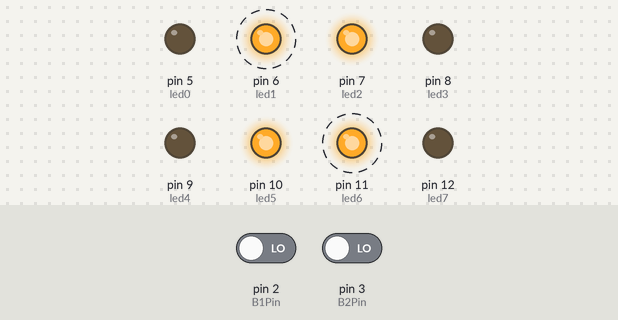
Simulated run of this sketch. Board: Arduino Uno, built with avr-gcc and run on an emulated ATmega328P. On the bench: output pins drawn as LEDs (lit = HIGH). Dashed ring = blinking. The inputs (shaded band) are chosen by the test bench; at power-on: pin 2 (B1Pin) LOW, pin 3 (B2Pin) LOW.

Above: at 8.2 s.
8.3 s: pin 2 (B1Pin) driven HIGH
At 11.4 s:
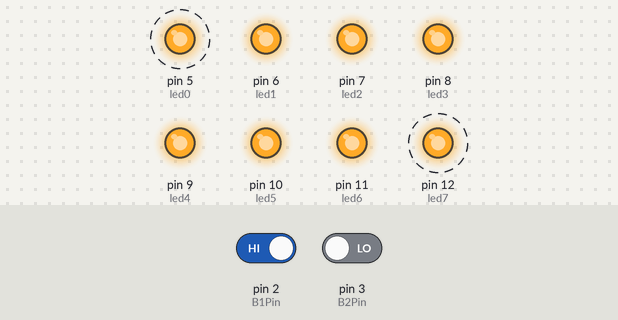
16.2 s: pin 2 (B1Pin) driven LOW
20.8 s: pin 3 (B2Pin) driven HIGH
At 21.6 s:
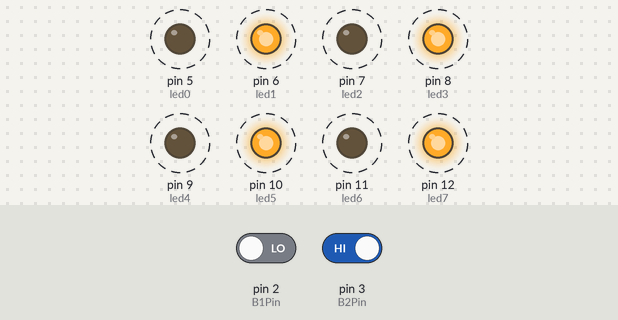
25.4 s: pin 3 (B2Pin) driven LOW
At 26.05 s:
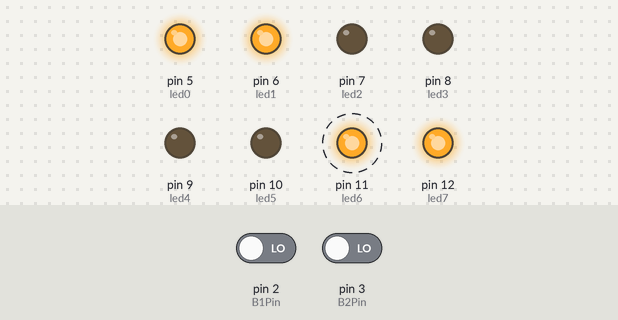
Timing chart, 0 to 31.0 s (numbered marks = the images above; inputs shaded):
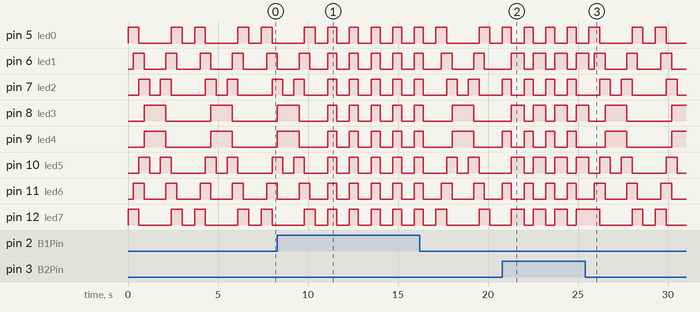

Measured:
- after the input at 20.8 s, pin 6 (led1): alternates HIGH for 0.70 s and LOW for 0.50 s, starting after 0.50 s; pin 11 (led6): alternates HIGH for 0.50 s and LOW for 0.70 s, starting at once
- after the input at 25.4 s, pin 11 (led6): alternates HIGH for 0.60 s and LOW for 1.3 s, starting after 0.50 s
- by itself, pin 5 (led0), pin 12 (led7): repeats every 3.7 s: LOW 1.8 s, HIGH 0.60 s, LOW 0.70 s, HIGH 0.60 s
- by itself, pin 6 (led1), pin 11 (led6): alternates HIGH for 0.60 s and LOW for 1.3 s
- by itself, pin 8 (led3), pin 9 (led4): alternates HIGH for 1.2 s and LOW for 2.5 s

The sketch:

001_Array_de_8_LEDS_6.ino
```cpp
/**********************************************************************************
**                                                                               **
**                          Array de 8 LEDs                                      **
**                                                                               **
**                                                                               **
**********************************************************************************/
//********** Includes *************************************************************
//********** Variables ************************************************************

const int B1Pin = 2;     // donar nom al pin 2 de l’Arduino
int B1State = 0;         // per guardar l’estat en que és troba el button 1
const int B2Pin =3;      //donar nom al pin 3 de l'Arduino
int B2State = 0;         //per guardar estat en que es troba el boto 2
const int led0 = 5;          // donar nom al pin 5 de l’Arduino
const int led1 = 6;          // donar nom al pin 6 de l’Arduino
const int led2 = 7;          // donar nom al pin 7 de l’Arduino
const int led3 = 8;          // donar nom al pin 8 de l’Arduino
const int led4 = 9;          // donar nom al pin 9 de l’Arduino
const int led5 = 10;         // donar nom al pin 10 de l’Arduino
const int led6 = 11;         // donar nom al pin 11 de l’Arduino
const int led7 = 12;         // donar nom al pin 12 de l’Arduino
const unsigned long t=300;

//********** Setup ****************************************************************
void setup()
{
  Serial.begin(9600);
  pinMode(led0, OUTPUT);     // definir el pin 5 com una sortida
  pinMode(led1, OUTPUT);     // definir el pin 6 com una sortida
  pinMode(led2, OUTPUT);     // definir el pin 7 com una sortida
  pinMode(led3, OUTPUT);     // definir el pin 8 com una sortida
  pinMode(led4, OUTPUT);     // definir el pin 9 com una sortida
  pinMode(led5, OUTPUT);     // definir el pin 10 com una sortida
  pinMode(led6, OUTPUT);     // definir el pin 11 com una sortida
  pinMode(led7, OUTPUT);     // definir el pin 12 com una sortida
  pinMode(B1Pin, INPUT);     // definir el pin 2 com una entrada
  pinMode(B2Pin, INPUT);     //definir pin 3 com una entrada
}
//********** Loop *****************************************************************
void loop()
{
        B1State = digitalRead(B1Pin);  //llegir l’estat del button 1 i gardar-lo
        B2State =digitalRead(B2Pin);   //llegir l'estat del boto 2

  if (B1State == 1&&B2State==0)       //programa1_8leds
  {
  digitalWrite(led0, HIGH);    // posar a 5V el pin 5
  digitalWrite(led1, 1);    // posar a 5V el pin 6
  digitalWrite(led2, HIGH);    // posar a 5V el pin 7
  digitalWrite(led3, 1);    // posar a 5V el pin 8
  digitalWrite(led4, HIGH);    // posar a 5V el pin 9
  digitalWrite(led5, 1);    // posar a 5V el pin 10
  digitalWrite(led6, HIGH);    // posar a 5V el pin 11
  digitalWrite(led7, 1);    // posar a 5V el pin 12

  delay(500);                  // es queden leds 500ms encesos

  digitalWrite(led0, LOW);     // posar a 0V el pin 5
  digitalWrite(led1, 0);     // posar a 0V el pin 6
  digitalWrite(led2, LOW);     // posar a 0V el pin 7
  digitalWrite(led3, 0);     // posar a 0V el pin 8
  digitalWrite(led4, LOW);     // posar a 0V el pin 9
  digitalWrite(led5, 0);     // posar a 0V el pin 10
  digitalWrite(led6, LOW);     // posar a 0V el pin 11
  digitalWrite(led7, 0 );     // posar a 0V el pin 12.

  delay(500);                  // es queden leds 500ms apagats
        }
          else if(B1State==0&&B2State==1)
          {
  digitalWrite(led0, 1);    // posar a 5V el pin 5
  digitalWrite(led1, 0);    // posar a 0V el pin 6
  digitalWrite(led2, 1);    // posar a 0V el pin 7
  digitalWrite(led3, 0);    // posar a 0V el pin 8
  digitalWrite(led4, 1);    // posar a 0V el pin 9
  digitalWrite(led5, 0);    // posar a 0V el pin 10
  digitalWrite(led6, 1);    // posar a 0V el pin 11
  digitalWrite(led7, 0);    // posar a 5V el pin 12

  delay(500);                  // es queden leds 500ms encesos

  digitalWrite(led0, 0);    // posar a 5V el pin 5
  digitalWrite(led1, 1);    // posar a 5V el pin 6
  digitalWrite(led2, 0);    // posar a 0V el pin 7
  digitalWrite(led3, 1);    // posar a 0V el pin 8
  digitalWrite(led4, 0);    // posar a 0V el pin 9
  digitalWrite(led5, 1);    // posar a 0V el pin 10
  digitalWrite(led6, 0);    // posar a 5V el pin 11
  digitalWrite(led7, 1);    // posar a 5V el pin 12

  delay(500);
          }
          else
          {
            digitalWrite(led0, 1);    // posar a 5V el pin 5
  digitalWrite(led1, 0);    // posar a 0V el pin 6
  digitalWrite(led2, 0);    // posar a 0V el pin 7
  digitalWrite(led3, 0);    // posar a 0V el pin 8
  digitalWrite(led4, 0);    // posar a 0V el pin 9
  digitalWrite(led5, 0);    // posar a 0V el pin 10
  digitalWrite(led6, 0);    // posar a 0V el pin 11
  digitalWrite(led7, 1);    // posar a 5V el pin 12

  delay(t);                  // es queden leds 500ms encesos
  digitalWrite(led0, 1);    // posar a 5V el pin 5
  digitalWrite(led1, 1);    // posar a 5V el pin 6
  digitalWrite(led2, 0);    // posar a 0V el pin 7
  digitalWrite(led3, 0);    // posar a 0V el pin 8
  digitalWrite(led4, 0);    // posar a 0V el pin 9
  digitalWrite(led5, 0);    // posar a 0V el pin 10
  digitalWrite(led6, 1);    // posar a 5V el pin 11
  digitalWrite(led7, 1);    // posar a 5V el pin 12


  delay(t);                  // es queden leds 500ms encesos
  digitalWrite(led0, 0);    // posar a 0V el pin 5
  digitalWrite(led1, 1);    // posar a 5V el pin 6
  digitalWrite(led2, 1);    // posar a 5V el pin 7
  digitalWrite(led3, 0);    // posar a 0V el pin 8
  digitalWrite(led4, 0);    // posar a 0V el pin 9
  digitalWrite(led5, 1);    // posar a 5V el pin 10
  digitalWrite(led6, 1);    // posar a 5V el pin 11
  digitalWrite(led7, 0);    // posar a 0V el pin 12

  delay(t);                  // es queden leds 500ms encesos
  digitalWrite(led0, 0);    // posar a 0V el pin 5
  digitalWrite(led1, 0);    // posar a 0V el pin 6
  digitalWrite(led2, 1);    // posar a 5V el pin 7
  digitalWrite(led3, 1);    // posar a 5V el pin 8
  digitalWrite(led4, 1);    // posar a 5V el pin 9
  digitalWrite(led5, 1);    // posar a 5V el pin 10
  digitalWrite(led6, 0);    // posar a 0V el pin 11
  digitalWrite(led7, 0);    // posar a 0V el pin 12

  delay(t);                  // es queden leds 500ms encesos
  digitalWrite(led0, 0);    // posar a 0V el pin 5
  digitalWrite(led1, 0);    // posar a 0V el pin 6
  digitalWrite(led2, 0);    // posar a 0V el pin 7
  digitalWrite(led3, 1);    // posar a 5V el pin 8
  digitalWrite(led4, 1);    // posar a 5V el pin 9
  digitalWrite(led5, 0);    // posar a 0V el pin 10
  digitalWrite(led6, 0);    // posar a 0V el pin 11
  digitalWrite(led7, 0);    // posar a 0V el pin 12

    delay(t);                  // es queden leds 500ms encesos
  digitalWrite(led0, 0);    // posar a 0V el pin 5
  digitalWrite(led1, 0);    // posar a 0V el pin 6
  digitalWrite(led2, 0);    // posar a 0V el pin 7
  digitalWrite(led3, 1);    // posar a 5V el pin 8
  digitalWrite(led4, 1);    // posar a 5V el pin 9
  digitalWrite(led5, 0);    // posar a 0V el pin 10
  digitalWrite(led6, 0);    // posar a 0V el pin 11
  digitalWrite(led7, 0);    // posar a 0V el pin 12

    delay(t);                  // es queden leds 500ms encesos
  digitalWrite(led0, 0);    // posar a 0V el pin 5
  digitalWrite(led1, 0);    // posar a 0V el pin 6
  digitalWrite(led2, 1);    // posar a 5V el pin 7
  digitalWrite(led3, 1);    // posar a 5V el pin 8
  digitalWrite(led4, 1);    // posar a 5V el pin 9
  digitalWrite(led5, 1);    // posar a 5V el pin 10
  digitalWrite(led6, 0);    // posar a 0V el pin 11
  digitalWrite(led7, 0);    // posar a 0V el pin 12

    delay(t);                  // es queden leds 500ms encesos
  digitalWrite(led0, 0);    // posar a 0V el pin 5
  digitalWrite(led1, 1);    // posar a 5V el pin 6
  digitalWrite(led2, 1);    // posar a 5V el pin 7
  digitalWrite(led3, 0);    // posar a 0V el pin 8
  digitalWrite(led4, 0);    // posar a 0V el pin 9
  digitalWrite(led5, 1);    // posar a 5V el pin 10
  digitalWrite(led6, 1);    // posar a 5V el pin 11
  digitalWrite(led7, 0);    // posar a 0V el pin 12

    delay(t);                  // es queden leds 500ms encesos
  digitalWrite(led0, 1);    // posar a 5V el pin 5
  digitalWrite(led1, 1);    // posar a 5V el pin 6
  digitalWrite(led2, 0);    // posar a 0V el pin 7
  digitalWrite(led3, 0);    // posar a 0V el pin 8
  digitalWrite(led4, 0);    // posar a 0V el pin 9
  digitalWrite(led5, 0);    // posar a 0V el pin 10
  digitalWrite(led6, 1);    // posar a 5V el pin 11
  digitalWrite(led7, 1);    // posar a 5V el pin 12

  delay(t);
   digitalWrite(led0, 1);    // posar a 5V el pin 5
  digitalWrite(led1, 0);    // posar a 0V el pin 6
  digitalWrite(led2, 0);    // posar a 0V el pin 7
  digitalWrite(led3, 0);    // posar a 0V el pin 8
  digitalWrite(led4, 0);    // posar a 0V el pin 9
  digitalWrite(led5, 0);    // posar a 0V el pin 10
  digitalWrite(led6, 0);    // posar a 0V el pin 11
  digitalWrite(led7, 1);    // posar a 5V el pin 12

   delay(t);
   digitalWrite(led0, 0);    // posar a 5V el pin 5
  digitalWrite(led1, 0);    // posar a 0V el pin 6
  digitalWrite(led2, 0);    // posar a 0V el pin 7
  digitalWrite(led3, 0);    // posar a 0V el pin 8
  digitalWrite(led4, 0);    // posar a 0V el pin 9
  digitalWrite(led5, 0);    // posar a 0V el pin 10
  digitalWrite(led6, 0);    // posar a 0V el pin 11
  digitalWrite(led7, 0);    // posar a 5V el pin 12
  delay(500);
          }
          delay(200);  //per no estar llegint button molt ràpid
        }
//********** Funcions *************************************************************
```
